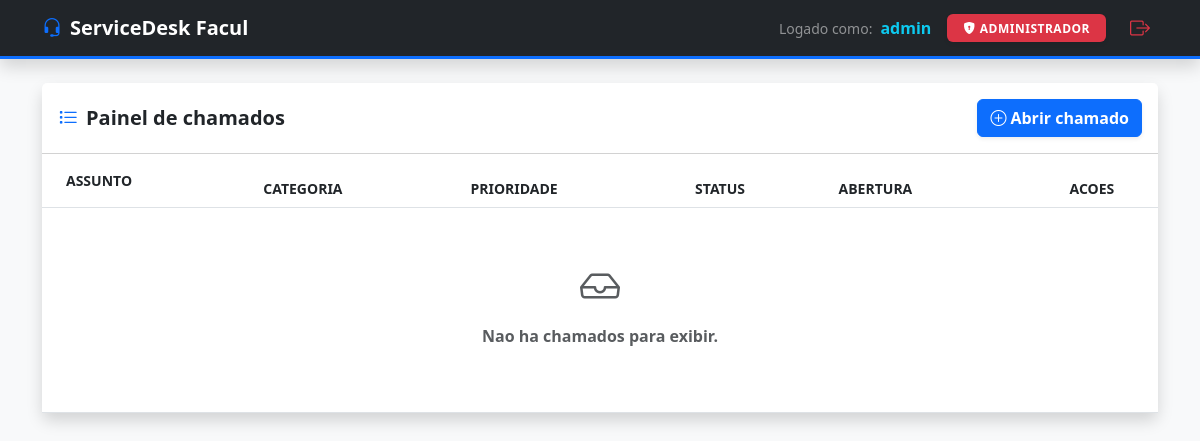
Before: / (signed in) with the older database file.
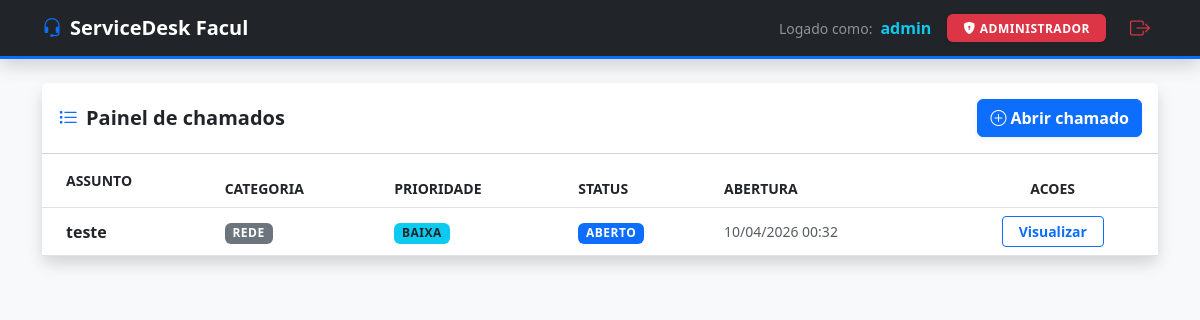
After: the same page with the newer database file.
### chamados/models.py (models this page shows, shortened)
class Chamado(models.Model):
    STATUS_CHOICES = [
        ("aberto", "Aberto"),
        ("andamento", "Em andamento"),
        ("fechado", "Fechado"),
    ]
    PRIORIDADE_CHOICES = [
        ("baixa", "Baixa"),
        ("media", "Media"),
        ("alta", "Alta"),
    ]
    CATEGORIA_CHOICES = [
        ("hardware", "Hardware"),
        ("software", "Software"),
        ("rede", "Rede"),
        ("acesso", "Acesso"),
        ("outros", "Outros"),
    ]
    titulo = models.CharField(max_length=100)
    descricao = models.TextField()
    categoria = models.CharField(
        max_length=20, choices=CATEGORIA_CHOICES, default="outros"
    )
    usuario = models.ForeignKey(User, on_delete=models.CASCADE)
    status = models.CharField(max_length=20, choices=STATUS_CHOICES, default="aberto")
    prioridade = models.CharField(max_length=20, choices=PRIORIDADE_CHOICES)
    data_criacao = models.DateTimeField(auto_now_add=True)
    class Meta:
        ordering = ["-data_criacao"]

### chamados/views.py (the view)
# urls.py: path("", views.lista_chamados, name="lista_chamados"),
@login_required
def lista_chamados(request):
    if request.user.is_staff:
        chamados = Chamado.objects.all()
    else:
        chamados = Chamado.objects.none()
    return render(request, "chamados/lista.html", {"chamados": chamados})

### chamados/templates/chamados/lista.html (shortened to what this page needs)
<!DOCTYPE html>
<html lang="pt-br">
<head>
    <link href="https://cdn.jsdelivr.net/npm/bootstrap@5.3.0/dist/css/bootstrap.min.css" rel="stylesheet">
    <link rel="stylesheet" href="https://cdn.jsdelivr.net/npm/bootstrap-icons@1.11.1/font/bootstrap-icons.css">
</head>
<body class="bg-light">
    <nav class="navbar navbar-dark bg-dark mb-4 shadow">
        <div class="container">
            <a class="navbar-brand fw-bold" href="{% url 'lista_chamados' %}">
                <i class="bi bi-headset me-2 text-primary"></i>ServiceDesk Facul
            </a>
            <div class="text-white d-flex align-items-center">
                <span class="me-2 small text-white-50">Logado como:</span>
                <span class="fw-bold me-3 text-info">{{ user.username }}</span>
                {% if user.is_staff or user.is_superuser %}
                    <span class="badge bg-danger shadow-sm px-3 py-2">
                        <i class="bi bi-shield-lock-fill me-1"></i>ADMINISTRADOR
                    </span>
                {% else %}
                    <span class="badge bg-success shadow-sm px-3 py-2">
                        <i class="bi bi-person-fill me-1"></i>CLIENTE
                    </span>
                {% endif %}
                <a href="{% url 'logout_usuario' %}" class="ms-3 btn btn-sm btn-outline-danger border-0 fw-bold">
                    <i class="bi bi-box-arrow-right fs-5"></i>
                </a>
            </div>
        </div>
    </nav>
    <main class="container">
        {% if user.is_staff or user.is_superuser %}
            <div class="card shadow border-0 rounded-3">
            <div class="card-header bg-white py-3 d-flex justify-content-between align-items-center">
                <h5 class="mb-0 fw-bold text-dark">
                    <i class="bi bi-list-task me-2 text-primary"></i>Painel de chamados
                </h5>
                <a href="{% url 'criar_chamado' %}" class="btn btn-primary fw-bold shadow-sm">
                    <i class="bi bi-plus-circle me-1"></i>Abrir chamado
                </a>
            </div>
            <div class="card-body p-0">
                <div class="table-responsive">
                    <table class="table table-hover align-middle mb-0">
                        <thead>
                            <tr class="text-secondary small">
                                <th class="ps-4 py-3">ASSUNTO</th>
                                <th>CATEGORIA</th>
                                <th>PRIORIDADE</th>
                                <th>STATUS</th>
                                <th>ABERTURA</th>
                                <th class="text-center">ACOES</th>
                            </tr>
                        </thead>
                        <tbody>
                            {% for chamado in chamados %}
                                <tr>
                                    <td class="ps-4 fw-bold text-dark">{{ chamado.titulo }}</td>
                                    <td><span class="badge bg-secondary">{{ chamado.get_categoria_display }}</span></td>
                                    <td>
                                        {% if chamado.prioridade == 'alta' %}
                                            <span class="badge bg-danger text-white">Alta</span>
                                        {% elif chamado.prioridade == 'media' %}
                                            <span class="badge bg-warning text-dark">Media</span>
                                        {% else %}
                                            <span class="badge bg-info text-dark">Baixa</span>
                                        {% endif %}
                                    </td>
                                    <td>
                                        {% if chamado.status == 'aberto' %}
                                            <span class="badge bg-primary">Aberto</span>
                                        {% elif chamado.status == 'andamento' %}
                                            <span class="badge bg-warning text-dark">Em andamento</span>
                                        {% else %}
                                            <span class="badge bg-success">Fechado</span>
                                        {% endif %}
                                    </td>
                                    <td class="text-muted small">{{ chamado.data_criacao|date:"d/m/Y H:i" }}</td>
                                    <td class="text-center">
                                        <button class="btn btn-sm btn-outline-primary px-3 fw-bold" data-bs-toggle="modal" data-bs-target="#modal{{ chamado.id }}">
                                            Visualizar
                                        </button>
                                    </td>
                                </tr>
                            {% empty %}
                                <tr>
                                    <td colspan="6" class="text-center py-5">
                                        <i class="bi bi-inbox fs-1 text-muted"></i>
                                        <p class="mt-2 text-muted fw-bold">Nao ha chamados para exibir.</p>
                                    </td>
                                </tr>
                            {% endfor %}
                        </tbody>
                    </table>
                </div>
            </div>
            </div>
        {% endif %}
    </main>
</body>
</html>

### chamados/templates/chamados/lista.html (style rules this page uses)
.navbar { border-bottom: 3px solid #0d6efd; }
.table thead { background-color: #f1f4f9; }
.badge { font-weight: 600; text-transform: uppercase; letter-spacing: 0.5px; }

Changed rows visible on the page:
added Chamado: titulo "teste", categoria "REDE", prioridade "BAIXA", status "ABERTO", data_criacao "10/04/2026 00:32"
Other visible differences:
text no longer shown: "Nao ha chamados para exibir."
